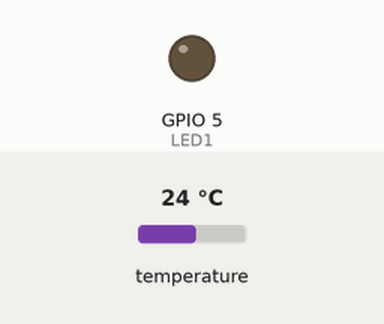
The program below on a simulated ESP8266 (Wemos D1 mini). Shown: output pins drawn as LEDs (lit = HIGH). The test bench sets the inputs (shaded band); at power-on: temperature 24 °C. WiFi joins after 1.5 s; servers stay silent unless stated; no MQTT or app messages arrive unless stated; what the program prints to the serial monitor is not drawn.

Above: at 3.2 s.
3.3 s: temperature set to 29.2 °C
6.3 s: temperature set to 30.4 °C
At 8.7 s:
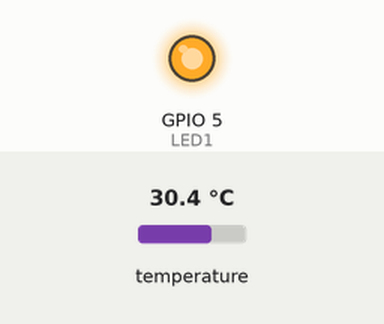
9.3 s: temperature set to 12 °C
At 12.0 s:
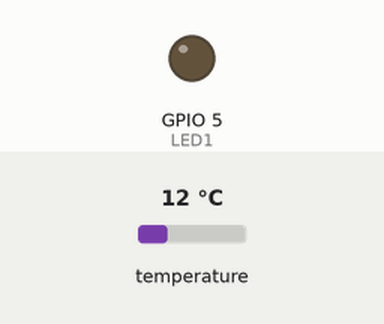
12.4 s: temperature set to 33 °C
At 14.5 s:
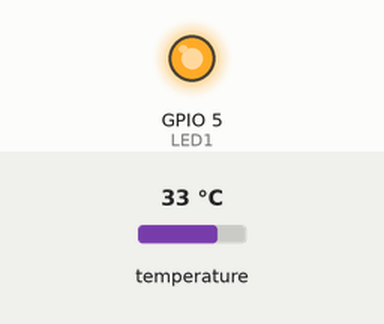
Timing chart, 0 to 16.0 s (numbered marks = the images above; inputs shaded):
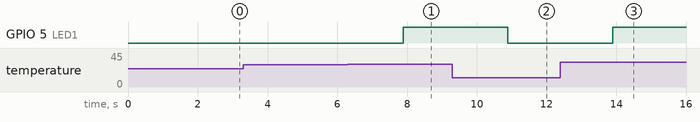

Measured:
- the behaviour switches between 30 and 30.1 °C on temperature (found by bisection; images 0 and 1)
- after the input at 3.3 s, every drawn part: stays the same
- after the input at 6.3 s, GPIO 5 (LED1): LOW → HIGH after 1.6 s
- after the input at 9.3 s, GPIO 5 (LED1): HIGH → LOW after 1.6 s
- after the input at 12.4 s, GPIO 5 (LED1): LOW → HIGH after 1.5 s

The program:

main.cpp
```cpp
/********************************************************************/
/*PROJECT: NodeMCU Temperature Reading -----------------------------*/
/********************************************************************/
/*About project:  Show temperature sensor reading every second      */
/*                in HomeAssistant that is installed on a PC.       */
/*                If temperature is higher than 30 set Alarm on     */
/*                HomeAssistant to :( and turn on RED LED.          */
/********************************************************************/

#include <PubSubClient.h>
#include <OneWire.h>
#include <DallasTemperature.h>
#include <Ticker.h>
#include <ESP8266WiFi.h>
/********************************************************************/
// Data wire for red LED (5 = D1 pin on ESP8266)

#define LED1 5
/********************************************************************/
// Data wire for temperature reading (4 = D2 pin on ESP8266)

#define ONE_WIRE_BUS 4
/********************************************************************/
// Setup a oneWire instance to communicate with any OneWire devices
// (not just Maxim/Dallas temperature ICs)

OneWire oneWire(ONE_WIRE_BUS);
/********************************************************************/
// Pass our oneWire reference to Dallas Temperature.

DallasTemperature sensors(&oneWire);
/********************************************************************/
// Declare Ticker object (we use flip() function so we wont affect
// other sensors in lopp() function if we add them in the future)

Ticker flipper;
/********************************************************************/
// Set mqtt server IP and client objects (set your IP)

const char* mqtt_server = "192.168.0.113";
WiFiClient espClient;
PubSubClient client(espClient);
/********************************************************************/
// Variables for temperature (in °C), flipper seconds and serial port

float celsius; // Temperature reading
char cels[8]; // Dloat to char
float flip_seconds = 1; // Send temperature reading every second
int serial_port = 9600; // Monitoring on port 9600
/********************************************************************/
// Flip function

void flip(){
  /********************************************************************/
  // Flip function for measurement (every 'flip_seconds' seconds)

  // MQTT connection with HomeAssistant
  if (!client.connect("Temperature")) {
    Serial.println("Not connected.");
    client.connect("Temperature");
  }

  Serial.print(" Requesting temperatures...");
  // Send the command to get temperature readings
  sensors.requestTemperatures();
  Serial.println("DONE");

  Serial.print("Temperature is: ");
  Serial.print(sensors.getTempCByIndex(0));
  celsius=sensors.getTempCByIndex(0);
  dtostrf(celsius, 6, 2, cels);
  // Send temperature reading to HomeAssistant
  client.publish("outTopic", cels);
  // If temperature is higher than 30 send warning [:(] and turn LED on
  if(celsius>30){
  client.publish("outTopic3", ":(");
  digitalWrite(LED1, HIGH);
}else{
  digitalWrite(LED1, LOW);
  client.publish("outTopic3", ":)");
}

}
/********************************************************************/
// Setup function
// Turn sensor on, set and establish WiFi connection,
// set server info and connect

void setup()
{
  /********************************************************************/
  // Setup LED

  pinMode(LED1, OUTPUT);
  digitalWrite(LED1, LOW);

  // Setup WiFi and connect

  // Start serial port on 'serial_port'
  Serial.begin(serial_port);
  Serial.println("Temperature Reading - Project");

  // Start up the library
  sensors.begin();

  // Connect to WiFi AP
  WiFi.begin("SSID", "password");

  Serial.print("Connecting");
  while (WiFi.status() != WL_CONNECTED){
    delay(1000);
    Serial.print(".");
  }
  Serial.println();

  Serial.print("Connected, IP address: ");
  Serial.println(WiFi.localIP());

  // Set server IP, connect and send sensor readings
  client.setServer(mqtt_server, 1883);

  if (client.connect("Temperature")) {
    Serial.print("Connected to MQTT server!");
  }else{
    Serial.print("Not connected!");
  }

    // Set period of flipper repeating in seconds (e.g. every 1 second)
  flipper.attach(flip_seconds, flip);

}
/********************************************************************/
// Loop function

void loop()
{
  /********************************************************************/
  // Allow the client to process incoming messages to send publish data
  // and makes a refresh of the connection

  client.loop();

}
/********************************************************************/
/*END---------------------------------------------------------------*/
/********************************************************************/
```
